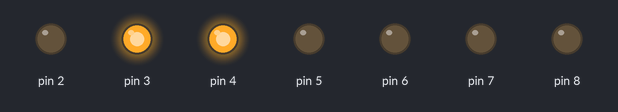
The sketch below on a simulated Arduino Uno, built with avr-gcc and run on an emulated ATmega328P. Shown: output pins drawn as LEDs (lit = HIGH).

Above: at 0.5 s.
At 1.6 s:
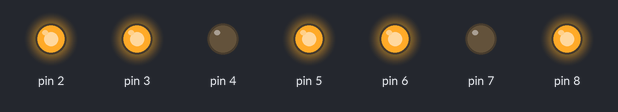
At 3.2 s:
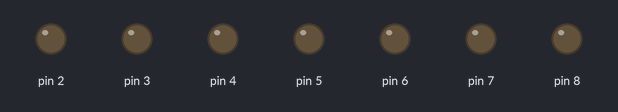
At 5.9 s:
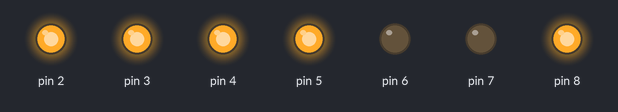
Timing chart, 0 to 7.6 s (numbered marks = the images above):
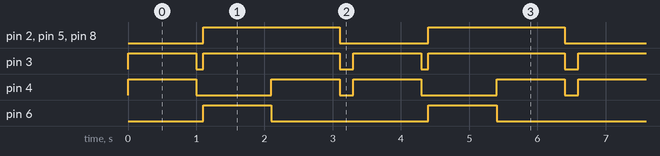

The sketch:

sevenSegment.ino
```cpp
void setup() {
  // put your setup code here, to run once:
pinMode(2, OUTPUT);   //a
pinMode(3, OUTPUT);   //b
pinMode(4, OUTPUT);   //c
pinMode(5, OUTPUT);   //d
pinMode(6, OUTPUT);   //e
pinMode(7, OUTPUT);   //f
pinMode(8, OUTPUT);   //g

}

void loop() {
  // put your main code here, to run repeatedly:
digitalWrite(3, HIGH);
digitalWrite(4, HIGH);
digitalWrite(1, LOW);
digitalWrite(2, LOW);
digitalWrite(5, LOW);
digitalWrite(6, LOW);
digitalWrite(7, LOW);
digitalWrite(8, LOW);
delay(1000);
digitalWrite(3, LOW);
digitalWrite(4, LOW);
delay(100);


digitalWrite(2, HIGH);
digitalWrite(3, HIGH);
digitalWrite(8, HIGH);
digitalWrite(6, HIGH);
digitalWrite(5, HIGH);
digitalWrite(4, LOW);
digitalWrite(7, LOW);
delay(1000);
digitalWrite(2, LOW);
digitalWrite(3, LOW);
digitalWrite(8, LOW);
digitalWrite(6, LOW);
digitalWrite(5, LOW);


digitalWrite(3, HIGH);
digitalWrite(4, HIGH);
digitalWrite(1, LOW);
digitalWrite(2, HIGH);
digitalWrite(5, HIGH);
digitalWrite(6, LOW);
digitalWrite(7, LOW);
digitalWrite(8, HIGH);
delay(1000);
digitalWrite(3, LOW);
digitalWrite(4, LOW);
digitalWrite(2, LOW);
digitalWrite(5, LOW);
digitalWrite(8, LOW);
delay(100);

delay(100);

}
```

Measured:
- by itself, pin 2, pin 5, pin 8: alternates HIGH for 2.0 s and LOW for 1.3 s
- by itself, pin 3: repeats every 3.3 s: LOW 0.10 s, HIGH 2.0 s, LOW 0.20 s, HIGH 1.0 s
- by itself, pin 4: repeats every 3.3 s: LOW 1.1 s, HIGH 1.0 s, LOW 0.20 s, HIGH 1.0 s
- by itself, pin 6: alternates HIGH for 1.0 s and LOW for 2.3 s
